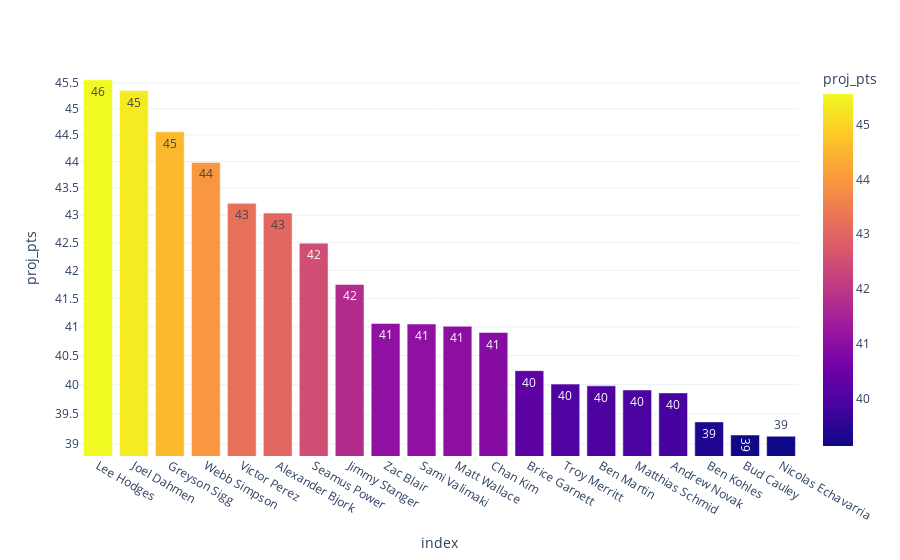

The notebook cell saved with this chart:
### Code cell
px.bar(week[week.Status=='W (Mon)'].sort_values('proj_pts',ascending=False)[:20],
      y='proj_pts',
      log_y=True,
      text_auto='.2s',
      color='proj_pts',
      template='plotly_white')

### Figure 1 — Plotly figure (JSON) as saved in the notebook; plotly's stock layout.template omitted (floating-point values rounded to 4 significant figures)
{"data": [{"alignmentgroup": "True", "hovertemplate": "index=%{x}<br>proj_pts=%{marker.color}<extra></extra>", "legendgroup": "", "marker": {"color": [45.56, 45.35, 44.56, 43.98, 43.22, 43.04, 42.49, 41.75, 41.06, 41.05, 41.01, 40.9, 40.24, 40.01, 39.98, 39.91, 39.86, 39.37, 39.15, 39.13], "coloraxis": "coloraxis", "pattern": {"shape": ""}}, "name": "", "offsetgroup": "", "orientation": "v", "showlegend": false, "textposition": "auto", "texttemplate": "%{y:.2s}", "type": "bar", "x": ["Lee Hodges", "Joel Dahmen", "Greyson Sigg", "Webb Simpson", "Victor Perez", "Alexander Bjork", "Seamus Power", "Jimmy Stanger", "Zac Blair", "Sami Valimaki", "Matt Wallace", "Chan Kim", "Brice Garnett", "Troy Merritt", "Ben Martin", "Matthias Schmid", "Andrew Novak", "Ben Kohles", "Bud Cauley", "Nicolas Echavarria"], "xaxis": "x", "y": [45.56, 45.35, 44.56, 43.98, 43.22, 43.04, 42.49, 41.75, 41.06, 41.05, 41.01, 40.9, 40.24, 40.01, 39.98, 39.91, 39.86, 39.37, 39.15, 39.13], "yaxis": "y"}], "layout": {"barmode": "relative", "coloraxis": {"colorbar": {"title": {"text": "proj_pts"}}, "colorscale": [[0, "#0d0887"], [0.1111, "#46039f"], [0.2222, "#7201a8"], [0.3333, "#9c179e"], [0.4444, "#bd3786"], [0.5556, "#d8576b"], [0.6667, "#ed7953"], [0.7778, "#fb9f3a"], [0.8889, "#fdca26"], [1, "#f0f921"]]}, "legend": {"tracegroupgap": 0}, "margin": {"t": 60}, "xaxis": {"anchor": "y", "domain": [0, 1], "title": {"text": "index"}}, "yaxis": {"anchor": "x", "domain": [0, 1], "title": {"text": "proj_pts"}, "type": "log"}}}
